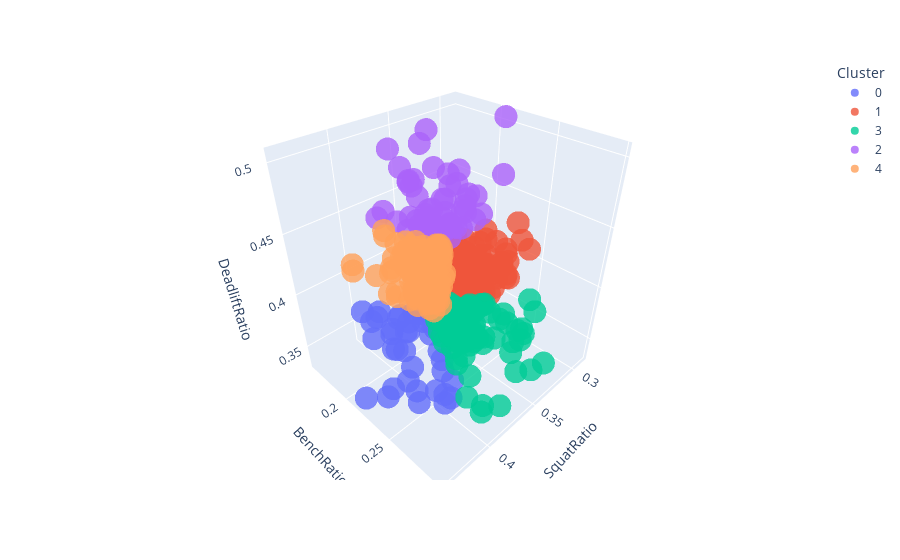

Write notebook code for a chart like this one.
### Markdown cell above
I don't think 4 clusters works well for this purpose though, it would cluster the lifters as good at either squat, bench or deadlift, or just being good at all three (the fourth cluster) and I imagine this fourth cluster would tend to always have the highest dots total on average, although I will test this hypothesis later.

### Code cell
kmeans5 = KMeans(n_clusters=5, random_state=0)
kmeans5.fit(subdata)

data['Cluster5'] = kmeans5.labels_

data['Cluster5'] = data['Cluster5'].astype(str)

fig = px.scatter_3d(
    subdata,
    x='SquatRatio',
    y='BenchRatio',
    z='DeadliftRatio',
    color=data['Cluster5'],
    opacity=0.8,
    labels={'color': 'Cluster'}
)

fig.show()
